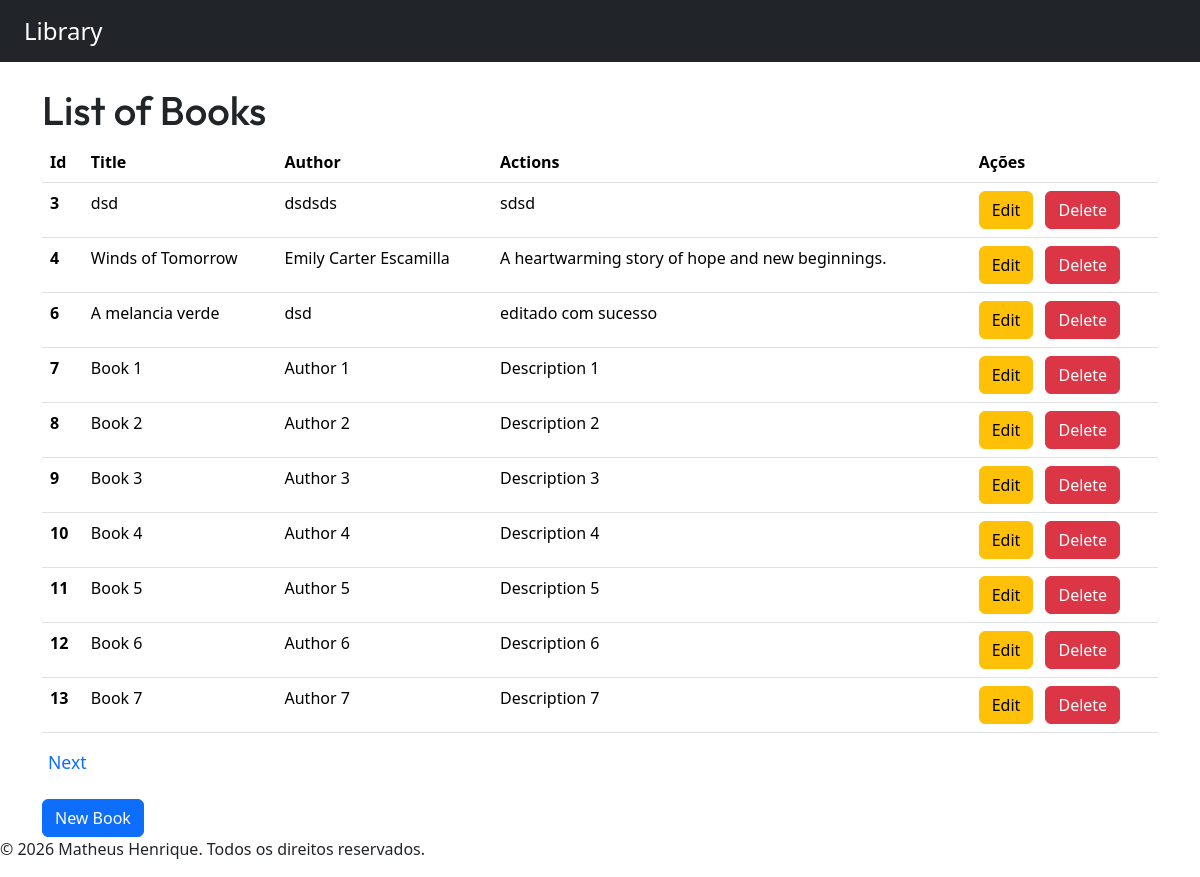
The page / on the database its author committed.
### myapp/models.py (models this page shows, shortened)
class Book(models.Model):
    title = models.CharField(max_length=200)
    author = models.CharField(max_length=200)
    description = models.TextField(default='')

### myapp/views.py (the view)
# urls.py: 2. Add a URL to urlpatterns:  path('', views.home, name='home')
def home(request):
    books = Book.objects.all()
    books_paginator = Paginator(books, 10)
    page_number = request.GET.get("page")
    page_obj = books_paginator.get_page(page_number)
    return render(request, 'myapp/home.html', {'page_obj': page_obj})

### myapp/templates/myapp/home.html (shortened to what this page needs)
{% extends "myapp/base.html" %}
{% block content %}
    <main class="container">
        <h1 class="mt-4">List of Books</h1>
        <table class="table">
            <thead>
                <tr>
                <th scope="col">Id</th>
                <th scope="col">Title</th>
                <th scope="col">Author</th>
                <th scope="col">Actions</th>
                <th scope="col">Ações</th>
                </tr>
            </thead>
            <tbody>
                {% for book in page_obj %}
                    <tr>
                    <th scope="row">{{ book.id }}</th>
                    <td>{{ book.title }}</td>
                    <td>{{ book.author }}</td>
                    <td>{{ book.description }}</td>
                    <td class="text-nowrap">
                        <a href="{% url "edit_book" book.pk %}" class="btn btn-warning">Edit</a>
                        <button type="button" class="btn btn-danger ms-2" data-bs-toggle="modal" data-bs-target="#meuModal{{ book.id }}">
                        Delete
                        </button>
                    </td>
                    </tr>
                {% endfor %}
            </tbody>
        </table>
        <div>
            {% if page_obj.has_next %}
                <a href="{% url "home" %}?page={{ page_obj.next_page_number }}"
                style="text-decoration: none; font-size: 1.1em; margin-left: 6px">Next</a>
            {% endif %}
        </div>
        <a href="{% url "create_book" %}" class="btn btn-primary mt-4">New Book</a>
    </main>
{% endblock content %}

### myapp/static/myapp/css/style.css (style rules this page uses)
h1 { font-family: "Outfit", sans-serif; }
.btn, .btn:hover { text-decoration: none !important; }

### rows shown on the page
Book: id "3", title "dsd", author "dsdsds", description "sdsd"
Book: id "4", title "Winds of Tomorrow", author "Emily Carter Escamilla", description "A heartwarming story of hope and new beginnings."
Book: id "6", title "A melancia verde", author "dsd", description "editado com sucesso"
Book: id "7", title "Book 1", author "Author 1", description "Description 1"
Book: id "8", title "Book 2", author "Author 2", description "Description 2"
Book: id "9", title "Book 3", author "Author 3", description "Description 3"
Book: id "10", title "Book 4", author "Author 4", description "Description 4"
Book: id "11", title "Book 5", author "Author 5", description "Description 5"
Book: id "12", title "Book 6", author "Author 6", description "Description 6"
Book: id "13", title "Book 7", author "Author 7", description "Description 7"
